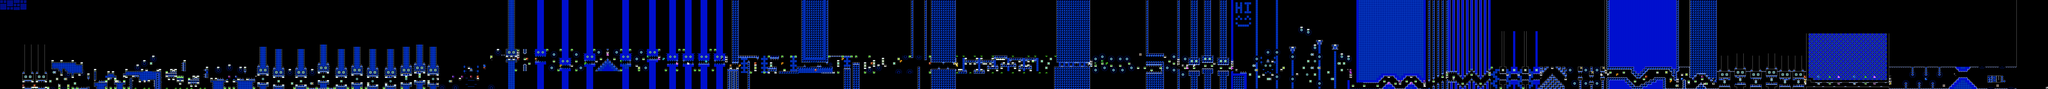

The image is a tile-based game level rendered from a .tmx file. Its description and source (layers, tilesets, objects; grid data summarised) follow:
An orthogonal 915x40 tile map with 16x16 px tiles, 2 tile layers (SP, ...), 2 tilesets, 2 image layers.

<map version="1.10" tiledversion="1.11.2" orientation="orthogonal" renderorder="right-down" width="915" height="40" tilewidth="16" tileheight="16" infinite="0" nextlayerid="5" nextobjectid="1">
 <editorsettings>
  <chunksize width="16" height="27" />
  <export target="../LEVELS/LEVEL DATA/lvlset_C/deadlyclubstep.csv" format="csv" />
 </editorsettings>
 <tileset firstgid="1" name="famidash" tilewidth="16" tileheight="16" tilecount="256" columns="16">
  <image source="../../../GRAPHICS/famidash.bmp" width="256" height="256" />
 </tileset>
 <tileset firstgid="257" name="sprites" tilewidth="16" tileheight="16" tilecount="256" columns="16">
  <image source="../../../GRAPHICS/sprites.png" width="256" height="256" />
 </tileset>
 <imagelayer id="3" name="Image Layer 1" parallaxx="0.9" parallaxy="0.9" repeatx="1" repeaty="1">
  <image source="../../../GRAPHICS/Old/parallax Blue.bmp" width="144" height="72" />
 </imagelayer>
 <imagelayer id="4" name="Image Layer 2" offsetx="0" offsety="640" repeatx="1">
  <image source="../../../GRAPHICS/ground.bmp" width="64" height="128" />
 </imagelayer>
 <layer id="1" width="915" height="40">
  <data>[36600 cells, 36600 non-empty, 124 distinct tile ids]</data>
 </layer>
 <layer id="2" name="SP" width="915" height="40">
  <data>[36600 cells, 539 non-empty, 70 distinct tile ids]</data>
 </layer>
</map>
